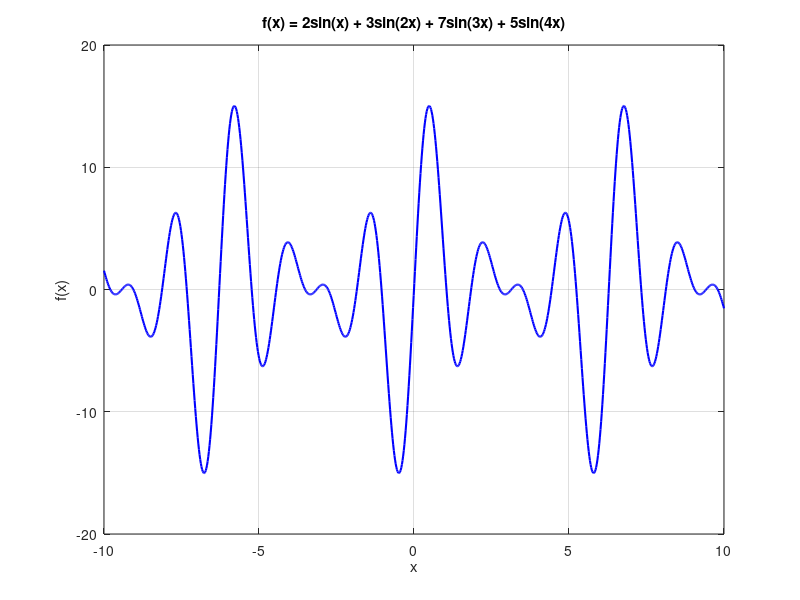

Write MATLAB code to recreate this figure.
x = linspace(-10, 10, 1000);
f = 2*sin(x) + 3*sin(2*x) + 7*sin(3*x) + 5*sin(4*x);

figure;
plot(x, f, 'b-', 'LineWidth', 1.5);
grid on;
xlabel('x'); ylabel('f(x)');
title('f(x) = 2sin(x) + 3sin(2x) + 7sin(3x) + 5sin(4x)');
